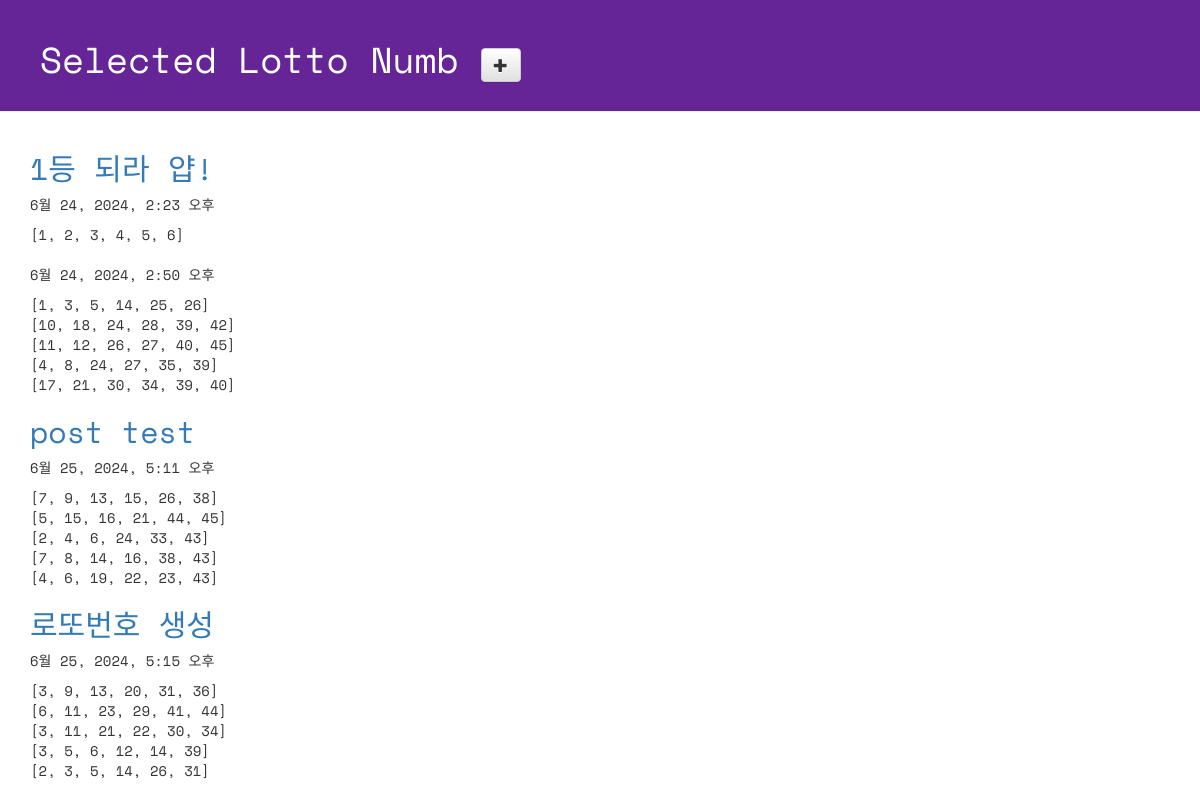
Page /lotto/ on the committed database.
### lotto/models.py (models this page shows, shortened)
class GuessNumbers(models.Model):
    name = models.CharField(max_length=24) # 로또 번호 리스트의 이름
    text = models.CharField(max_length=255) # 로또 번호 리스트에 대한 설명
    lottos = models.CharField(max_length=255, default='[1, 2, 3, 4, 5, 6]') # 로또 번호들이 담길 str
    num_lotto = models.IntegerField(default=5) # 6개 번호 set의 갯수
    update_date = models.DateTimeField()

### lotto/views.py (the view)
# urls.py: path('lotto/', views.index, name='index'),
def index(request):
    lottos = GuessNumbers.objects.all() # GuessNumbers 테이블의 모든 행(데이터)들을 불러옴
    return render(request, 'lotto/default.html', {'lottos': lottos}) # context-dict

### lotto/templates/lotto/default.html (shortened to what this page needs)
<!DOCTYPE html>
{% load static %}
<html>
<head>
    <link rel="stylesheet" href="//maxcdn.bootstrapcdn.com/bootstrap/3.2.0/css/bootstrap.min.css">
    <link rel="stylesheet" href="//maxcdn.bootstrapcdn.com/bootstrap/3.2.0/css/bootstrap-theme.min.css">
    <link rel="stylesheet" href="{% static 'css/lotto.css' %}">
</head>
<body>
    <div class="page-header">
        <h1>
            Selected Lotto Numb
            <a href="{% url 'new_lotto' %}">
                <span class="glyphicon glyphicon-plus btn btn-default"></span>
            </a>
        </h1>
    </div>
    <div class="container lotto">
        {% for lotto in lottos %}
            <h2><a href="{% url 'detail' lottokey=lotto.pk %}">{{lotto.text}}</a></h2>
            <p>{{ lotto.update_date }}</p>
            <p>{{ lotto.lottos | linebreaksbr }}</p>
        {% endfor %}
    </div>
</body>
</html>

### lotto/static/css/lotto.css (style rules this page uses)
.page-header { background-color: #652596; margin-top: 0; padding: 20px 20px 20px 40px; font-family: 'Space Mono', monospace; }
.page-header h1 { color: #FFFFFF; }
.container { font-family: 'Space Mono', monospace; }
.container h2 { color: #b9f442; }

### rows in the picture
GuessNumbers: text "1등 되라 얍!", update_date "6월 24, 2024, 2:23 오후", lottos "[1, 2, 3, 4, 5, 6]"
GuessNumbers: update_date "6월 24, 2024, 2:50 오후", lottos "[1, 3, 5, 14, 25, 26] [10, 18, 24, 28, 39, 42] [11, 12, 26, 27, 40, 45] [4, 8, 24, 27, 35, 39] [17, 21, 30, 34, 39, 40]"
GuessNumbers: text "post test", update_date "6월 25, 2024, 5:11 오후", lottos "[7, 9, 13, 15, 26, 38] [5, 15, 16, 21, 44, 45] [2, 4, 6, 24, 33, 43] [7, 8, 14, 16, 38, 43] [4, 6, 19, 22, 23, 43]"
GuessNumbers: text "로또번호 생성", update_date "6월 25, 2024, 5:15 오후", lottos "[3, 9, 13, 20, 31, 36] [6, 11, 23, 29, 41, 44] [3, 11, 21, 22, 30, 34] [3, 5, 6, 12, 14, 39] [2, 3, 5, 14, 26, 31]"
